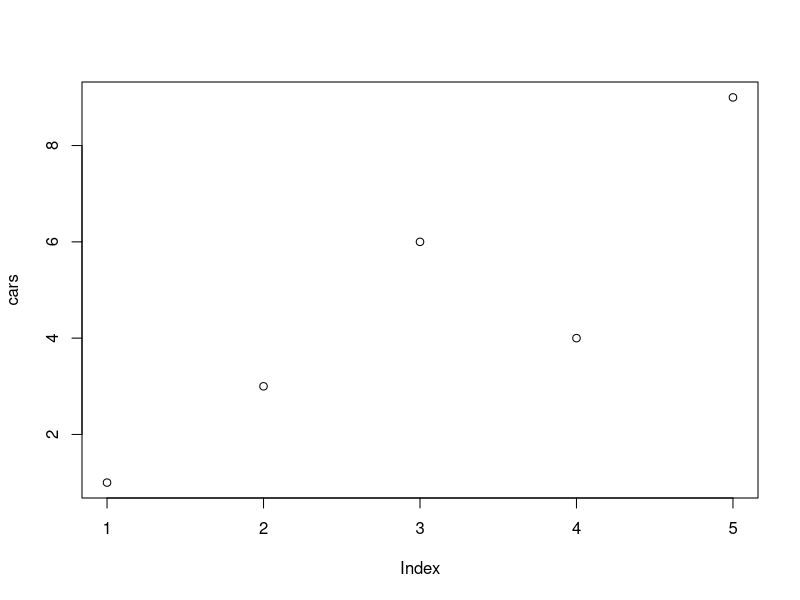
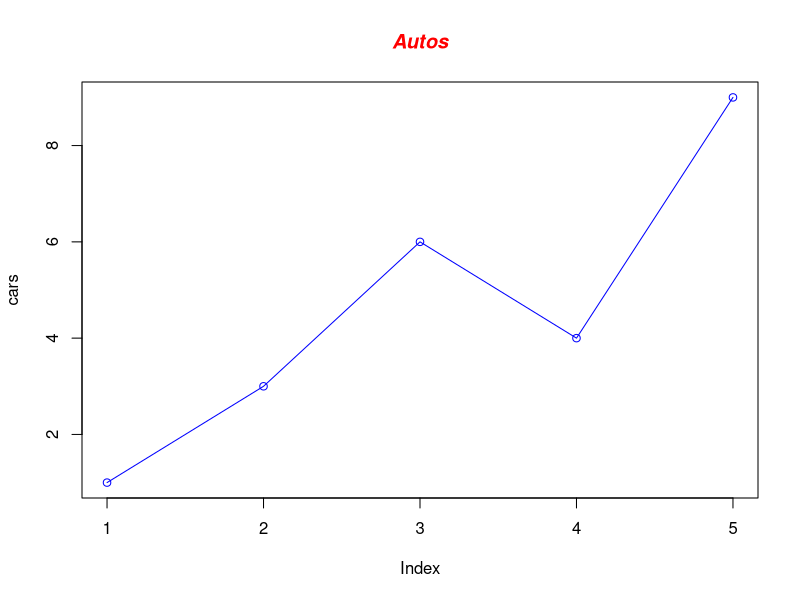
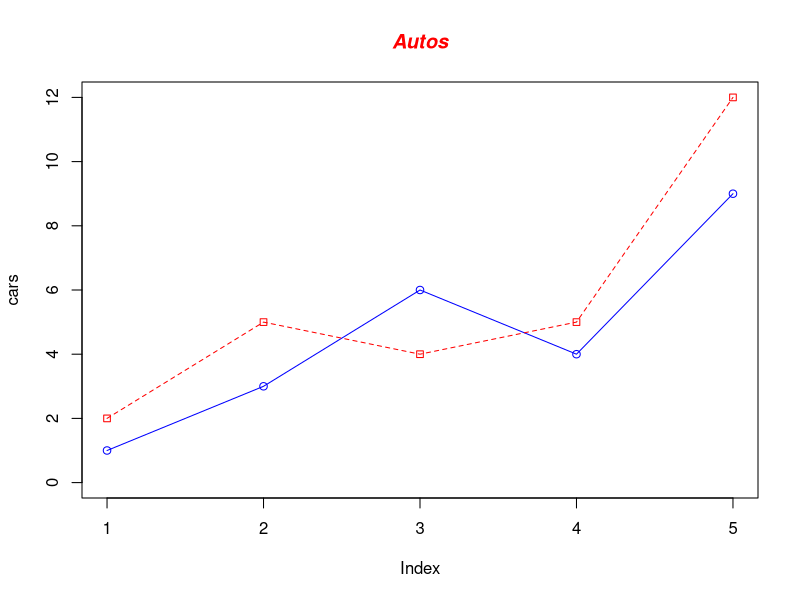
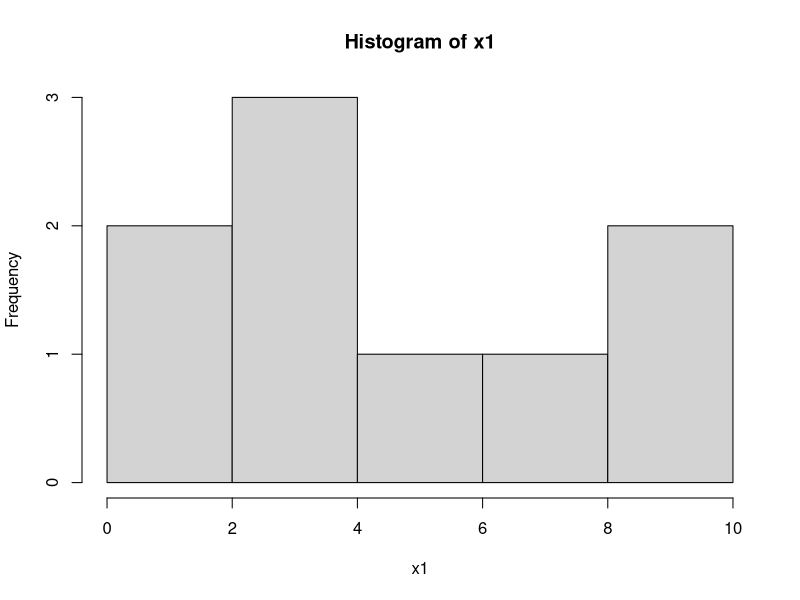
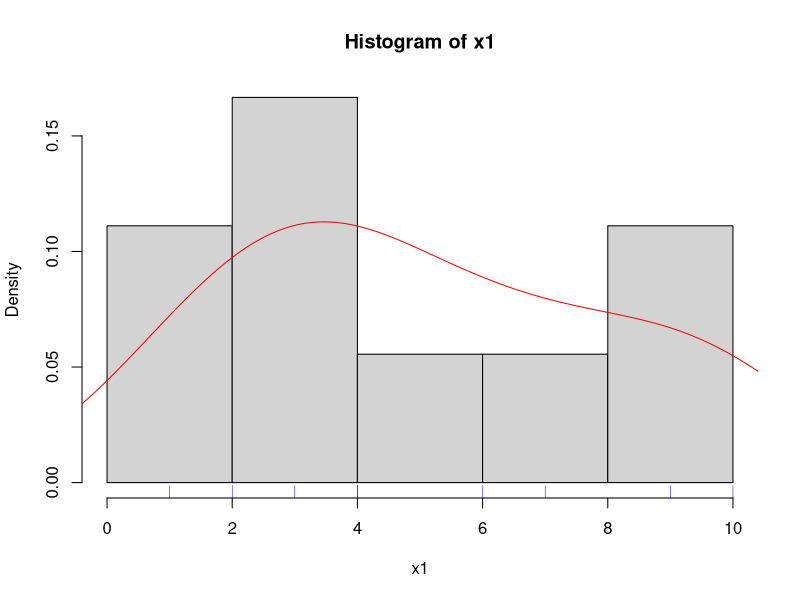
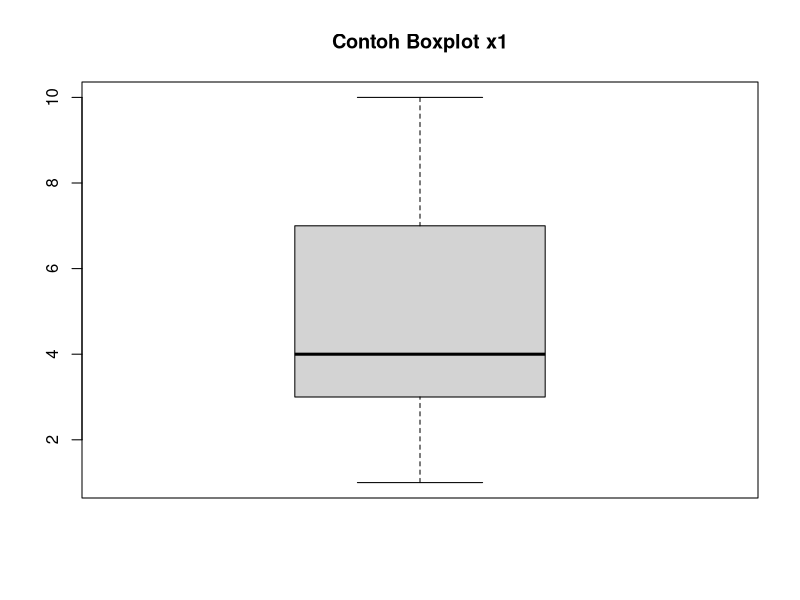
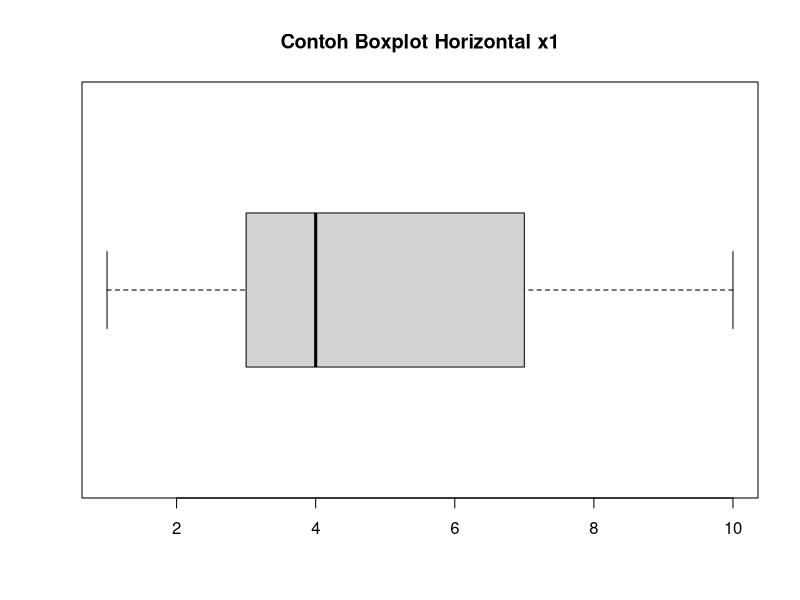
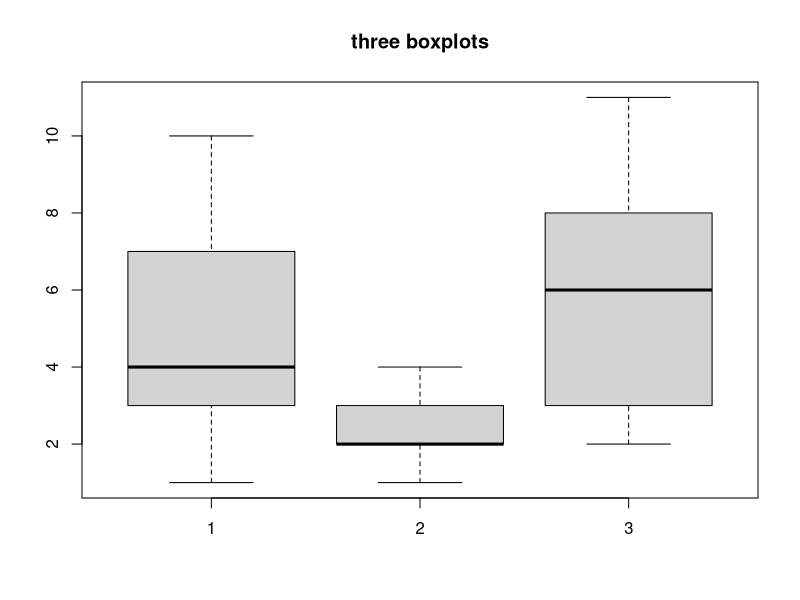

Generate these figures, in order, with R: (Note: this script raises an error after producing the figures.)
#PERTEMUAN 6#

#Grafik 1
#1
cars <- c(1, 3, 6, 4, 9)
plot(cars)
#2
plot(cars, type="o", col="blue")
title(main="Autos", col.main="red", font.main=4)
#3
trucks <- c(2, 5, 4, 5, 12)
plot(cars, type="o", col="blue", ylim=c(0,12))
lines(trucks, type="o", pch=22, lty=2, col="red")
title(main="Autos", col.main="red", font.main=4)

#Grafik 2
##Histogram
x1<-c(1,2,3,4,4,6,7,10,9) #data
hist(x1) #plot histogram
#probabilitas
hist(x1,prob=T)
#densitas
lines(density(x1),col="red")
#tambah rug plot
rug(x1,col="blue")

##Boxplot
boxplot(x1)
title(main="Contoh Boxplot x1")
boxplot(x1,main="Contoh Boxplot Horizontal x1",horizontal=T)

#Boxplot >1
x1=c(1,2,3,4,4,6,7,10,9)
x2=c(2,2,2,3,4,2,3,4,1)
x3=c(2,3,7,4,8,6,9,11,2)
#1
boxplot(x1,x2,x3)
title(main="three boxplots")
#atau
bp3<-data.frame(x1,x2,x3)
boxplot(bp3)
title(main="three boxplots")

#Barplot
barplot(x1)
#1
barplot(x1,col=rainbow(20))
#2
#barplot(x1,col=rainbow(20), horizontal=T)

#Barplot Data Grup
A=c(11.7,18.1,26.9,41,66)
B=c(8.7,11.7,20.3,30.9,54.3)
C=c(15.4,24.3,37,54.6,71.1)
D=c(8.4,13.6,19.3,35.1,50)
mydata=data.frame(A,B,C,D)
rownames(mydata)=c("50-54","55-59","60-64","65-69","70-74")
mydata2=as.matrix(mydata)
#1
barplot(mydata2)
#2
barplot(mydata2,col=rainbow(5),legend=T)
#3
#barplot(mydata,col=rainbow(5),legend=T,beside=T)

#Scatter Plot
x1=c(1,2,3,4,4,6,7,10,9)
plot(x1)
#1
plot(x1,type="l")
#2
par(mfrow=c(3,2))
plot(x1,type="p",main="type p:
points")
plot(x1,type="l",main="type l:
lines")
plot(x1,type="b",main="type b:
both")
plot(x1,type="o",main="type o:
overplot")
plot(x1,type="h",main="type h:
histogram")
plot(x1,type="s",main="type s:
steps")

#Plotting Symbols
x<-rep(1:5,times=5) #vektor panjang=25
y<-rep(1:5,each=5) #vektor panjang=25
##xpd bertugas untuk mengontrol clipping grafik
par(xpd=T)
##pch adalah vektor 1:25, cex untuk ukuran symbol, bg (background colour)
plot(x,y,type="p",pch=1:25,cex=3,axes=F,ann=F,bty="n",bg="red")
title(main="Data symbols 1:25")
text(x,y,labels=1:25,pos=1,offset=1)

#1
x<-rep(1:5,times=5)
y<-rep(1:5,each=5)
plot(x,y,type="p",pch=3,
lwd=x,cex=y,xlim=c(0,5),
ylim=c(0,5),bty="n", ann=F)
title(main="R plottingsymbols: size and width",
xlab="Width (lwd)",
ylab="Size (cex)")

#2
function ()
{x<-rep(1:5,times=5)
y<-rep(1:5,each=5)
plot(x,y,type="p",pch=3,lwd=x,
cex=y,col=1:25,xlim=c(0,5),
ylim=c(0,5),bty="n", ann=F)
title(main="R plotting symbols: size and
width",xlab="Width (lwd)",
ylab="Size (cex)")
}

#2-1
x<-rep(1:5,times=5)
y<-rep(1:5,each=5)
plot(x,y,type="p",pch=3,lwd=x,cex=y,
col=1:25,
xlim=c(0,5),ylim=c(0,5)
,bty="n", ann=F)
title(main="R plotting symbols: size and
width",
xlab="Width (lwd)",ylab="Size (cex)")

#3
x<-rep(1:5,times=5)
y<-rep(1:5,each=5)
plot(x,y,type="p",pch=3,lwd=x,cex=y,
col=rainbow(25),
xlim=c(0,5),ylim=c(0,5),bty="n", ann=F)
title(main="R plottingsymbols: size and width",
xlab="Width (lwd)",ylab="Size (cex)")

#4
x<-rep(1:5,times=5)
y<-rep(1:5,each=5)
plot(x,y,type="p",pch=3,lwd=x,cex=y,
col=heat.colors(25),
xlim=c(0,5),ylim=c(0,5),bty="n", ann=F)
title(main="R plottingsymbols: size and width",
xlab="Width (lwd)",ylab="Size (cex)")

#5
x<-rep(1:5,times=5)
y<-rep(1:5,each=5)
plot(x,y,type="p",pch=3,lwd=x,cex=y,
col=grey(1:25),
xlim=c(0,5),ylim=c(0,5),bty="n", ann=F)
title(main="R plotting symbols: size and width",
xlab="Width (lwd)",ylab="Size (cex)")


#Plot 2 Variabel
tb=c(160, 165, 175, 180, 185)
bb=c(55,60,70,75,80) 
plot(x=bb,y=tb)
#atau
plot(bb~tb)

#pch
plot(bb~tb, pch=16)
#lines
plot(bb~tb, type="l")
#dot
plot(bb~tb, type="l",lty="dotted")


#Type par(lty)
x<-1:10
plot(x,y=rep(1,10),ylim=c(1,6.5),
type="l",lty=1,axes=F,ann=F)
title(main="Line Types")
for(i in 2:6)
{lines(x,y=rep(i,10),lty=i)
}
axis(2,at=1:6,tick=F,las=1)
linenames<-paste("Type",1:6,":",c("solid",
"dashed","dotted","dotdash","longdash",
"twodash"))
text(2,(1:6)+0.25,labels=linenames)
box()


#Menambahkan garis pada plot
tb=c(160, 165, 175, 180, 185)
bb=c(55,60,70,75,80)
plot(bb,tb)
reg<-lm(tb~bb)
abline(reg,
col="red",lty=2)
#1
plot(bb,tb)
reg<-lm(tb~bb)
abline(reg, col="red",lty=2)
abline(v=60,col="red")


#Legend pada Plot
y1=c(2, 5, 4, 5, 12)
y2=c(2,3,4,5,4)
plot(y1, type="o", col="blue",
ylim=c(0,12),xlab="tahun",ylab="jumlah")
lines(y2, type="o", pch=22, lty=2, col="red")
title(main="Contoh aja", col.main="red", font.main=4)
legend(1, 6, c("A","B"), cex=0.8, col=c("blue","red"), pch=21:22, lty=1:2)